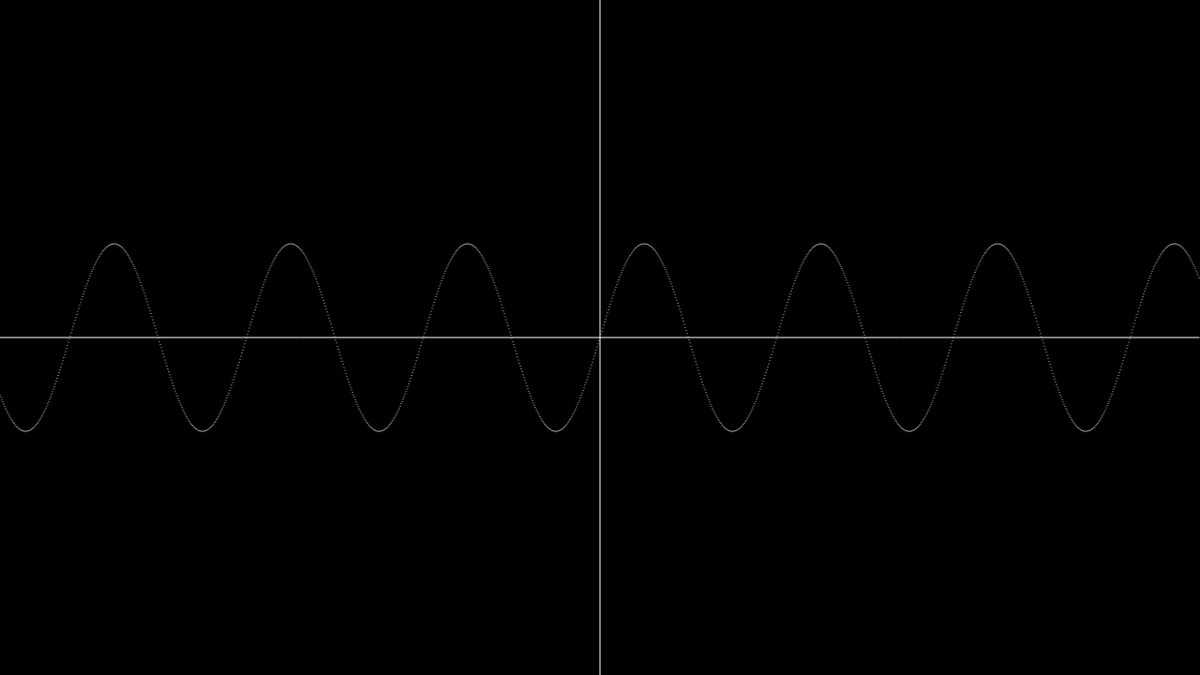
Frame 1 (no input)
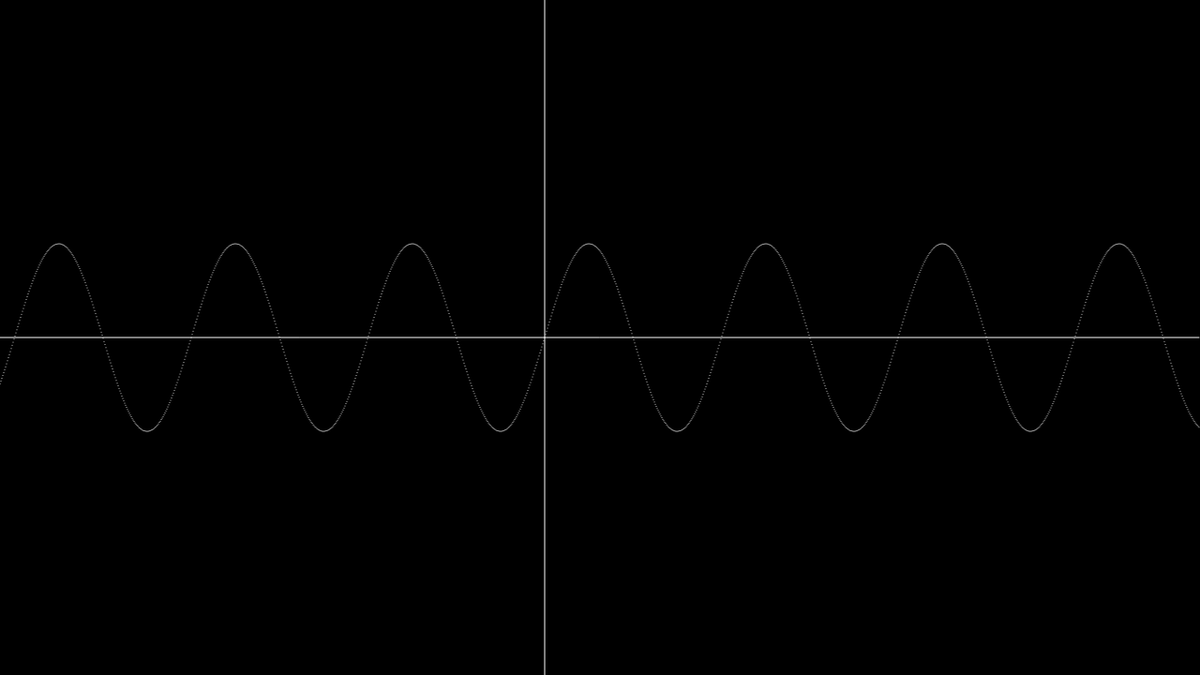
Frame 60 (no input)
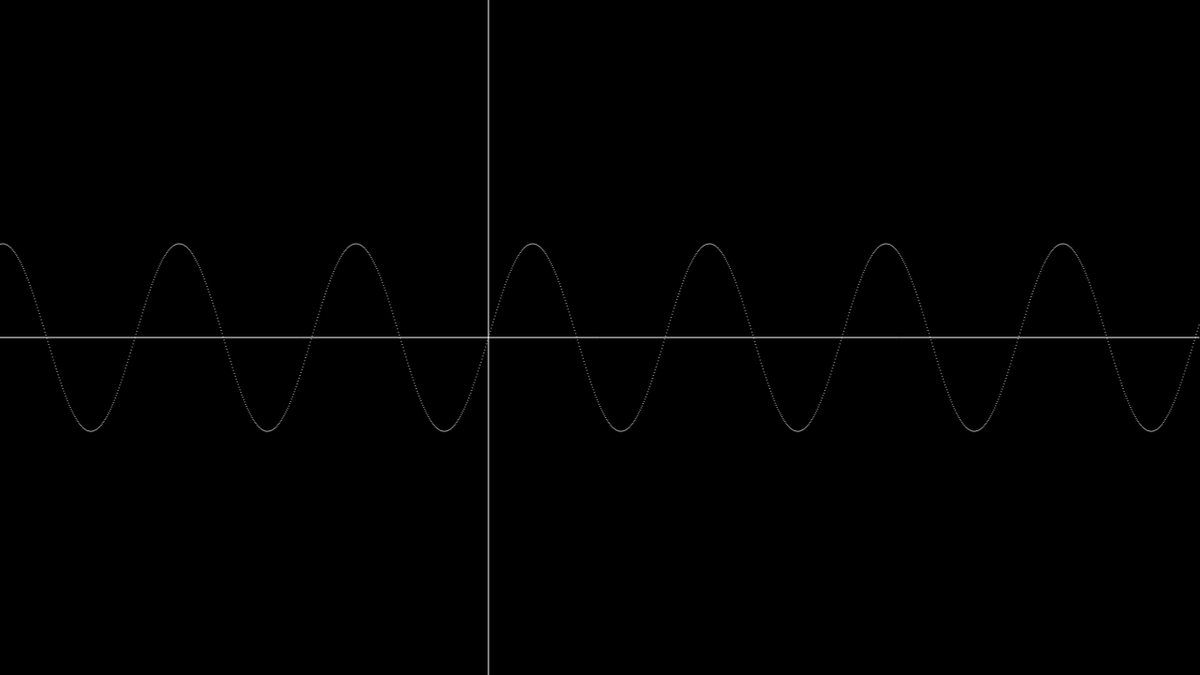
Frame 120 (the mouse pressed at the canvas centre since frame 60)

The p5.js sketch that drew these frames (run headless with seeded random() and noise() and a simulated clock; from frame 60 on, the mouse is pressed at the canvas centre):

// p5.js sketch
// ── sketch.js
function setup() {
  createCanvas(1280,720)
  time=0;
}

function draw() {
  background(0);
  translate(width/2-time,height/2);
  stroke(255,255,255,255);
  line((-1)*width/2,0,(width/2)-1+time,0) //x axis
  line(0,height/2,0,(-1)*height/2) //y axis
  for(x=(-1)*(width/2)+time;x<width/2+time;x++)
  {
  	y=100*sin(x/30);
  	point(x,(-1)*y);
  }
  time++;
}
